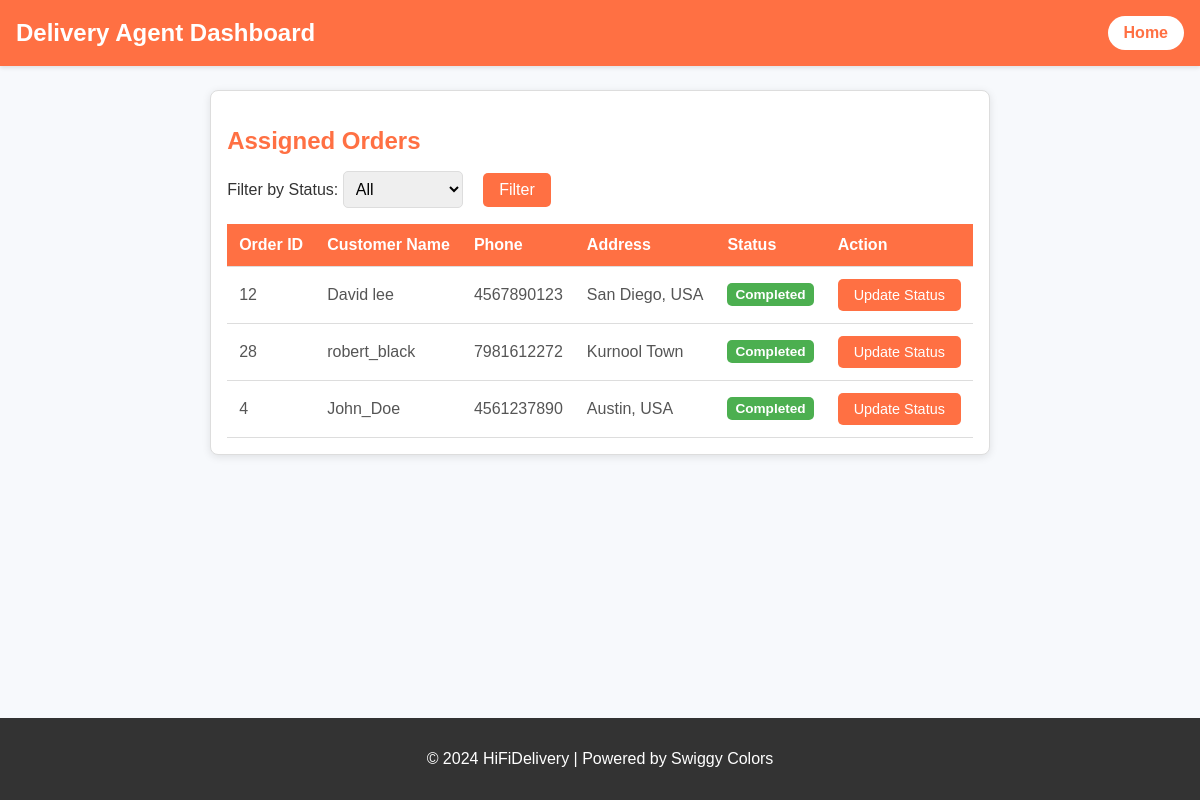
Page /view_orders (signed in) on the earlier database version.
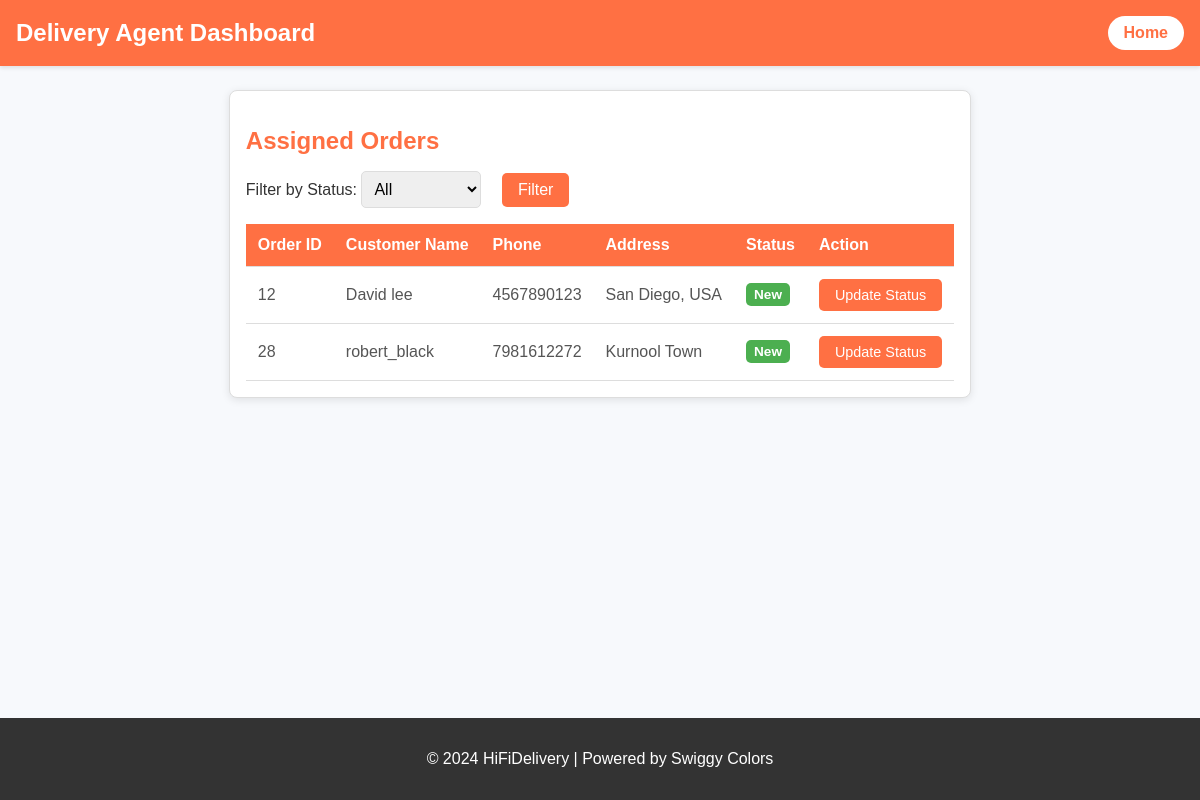
Same page on the later database version.
### tables this page shows
CREATE TABLE "assignedOrders" (
	"id"	INTEGER,
	"orderId"	INTEGER NOT NULL,
	"customerName"	TEXT NOT NULL,
	"deliveryAgentId"	INTEGER NOT NULL,
	"status"	TEXT NOT NULL CHECK("status" IN ('New', 'In Progress', 'Completed')),
	"action"	TEXT NOT NULL,
	"TIMESTAMP"	DATETIME,
	PRIMARY KEY("id" AUTOINCREMENT),
	FOREIGN KEY("customerName") REFERENCES "users"("username"),
	FOREIGN KEY("deliveryAgentId") REFERENCES "Delivery_Agent"("id"),
	FOREIGN KEY("orderId") REFERENCES "orders"("id") ON DELETE CASCADE
);

CREATE TABLE "Orders1" (
	"orderId"	INTEGER,
	"customerName"	TEXT NOT NULL,
	"productName"	TEXT NOT NULL,
	"orderDate"	TEXT NOT NULL
);

CREATE TABLE "users" (
	"id"	INTEGER,
	"username"	TEXT NOT NULL UNIQUE,
	"email"	TEXT NOT NULL UNIQUE,
	"password"	TEXT NOT NULL,
	"role"	TEXT NOT NULL,
	"location"	TEXT,
	"contact"	TEXT,
	"approved"	INTEGER NOT NULL DEFAULT 0,
	PRIMARY KEY("id" AUTOINCREMENT)
);

### mergedapp.py (the view)
@app.route('/view_orders')
def view_orders():
    delivery_agent_id = session['user_id']
    if not delivery_agent_id:
        return "Error: Delivery Agent ID is required", 400
    orders = get_assigned_orders(delivery_agent_id)
    if not orders:
        return "No orders found", 404
    return render_template('deliverystatus.html', orders=orders)

### mergedapp.py (called while the page is built)
def get_assigned_orders(delivery_agent_id):
    try:
        conn = sqlite3.connect(DATABASE)
        cursor = conn.cursor()
        cursor.execute("""
            SELECT o.orderId, o.customerName, u.contact AS phone, u.location AS address, a.status, a.action, a.deliveryAgentId
            FROM Orders1 o
            JOIN assignedOrders a ON o.orderId = a.orderId
            JOIN users u ON a.customerName = u.username
            WHERE a.deliveryAgentId = ?;
        """, (delivery_agent_id,))
        orders = cursor.fetchall()
        conn.close()
        print(orders)  # Debugging purpose
        return orders
    except sqlite3.Error as e:
        print(f"An error occurred: {e}")
        return []

### templates/deliverystatus.html (shortened to what this page needs)
<!DOCTYPE html>
<html lang="en">
<head>
</head>
<body>
  <header>
    <h1>Delivery Agent Dashboard</h1>
    <a href="{{ url_for('delivery') }}" class="home-btn">Home</a>
  </header>
  <main>
    <section class="orders">
      <h2>Assigned Orders</h2>
      <div class="filter-container">
        <form method="get" action="{{ url_for('status')}}">
          <label for="status">Filter by Status:</label>
          <select name="status" id="status">
            <option value="" {% if not request.args.get('status') %}selected{% endif %}>All</option>
          </select>
          <button type="submit">Filter</button>
        </form>
      </div>
      <table>
        <thead>
          <tr>
            <th>Order ID</th>
            <th>Customer Name</th>
            <th>Phone</th>
            <th>Address</th>
            <th>Status</th>
            <th>Action</th>
          </tr>
        </thead>
        <tbody>
          {% if orders %}
            {% for order in orders %}
              <tr>
                <td>{{ order[0] }}</td>
                <td>{{ order[1] }}</td>
                <td>{{ order[2] }}</td>
                <td>{{ order[3] }}</td>
                <td>
                  <span class="status-badge {% if order[4] == 'Pending' %}status-pending{% elif order[4] == 'Picked Up' %}status-picked-up{% else %}status-delivered{% endif %}">
                    {{ order[4] }}
                  </span>
                </td>
                <td>
                  <button onclick="updateStatus({{ order[0] | tojson }})">Update Status</button>
                </td>
              </tr>
            {% endfor %}
          {% else %}
            <tr><td colspan="6">No orders to display.</td></tr>
          {% endif %}
        </tbody>
      </table>
    </section>
  </main>
  <footer>
    <p>© 2024 HiFiDelivery | Powered by Swiggy Colors</p>
  </footer>
</body>
</html>

Differences in the rows shown:
removed assignedOrders: orderId "4", customerName "John_Doe", contact "4561237890", location "Austin, USA", status "Completed"
changed assignedOrders "David lee": status "Completed" → "New"
changed assignedOrders "robert_black": status "Completed" → "New"
